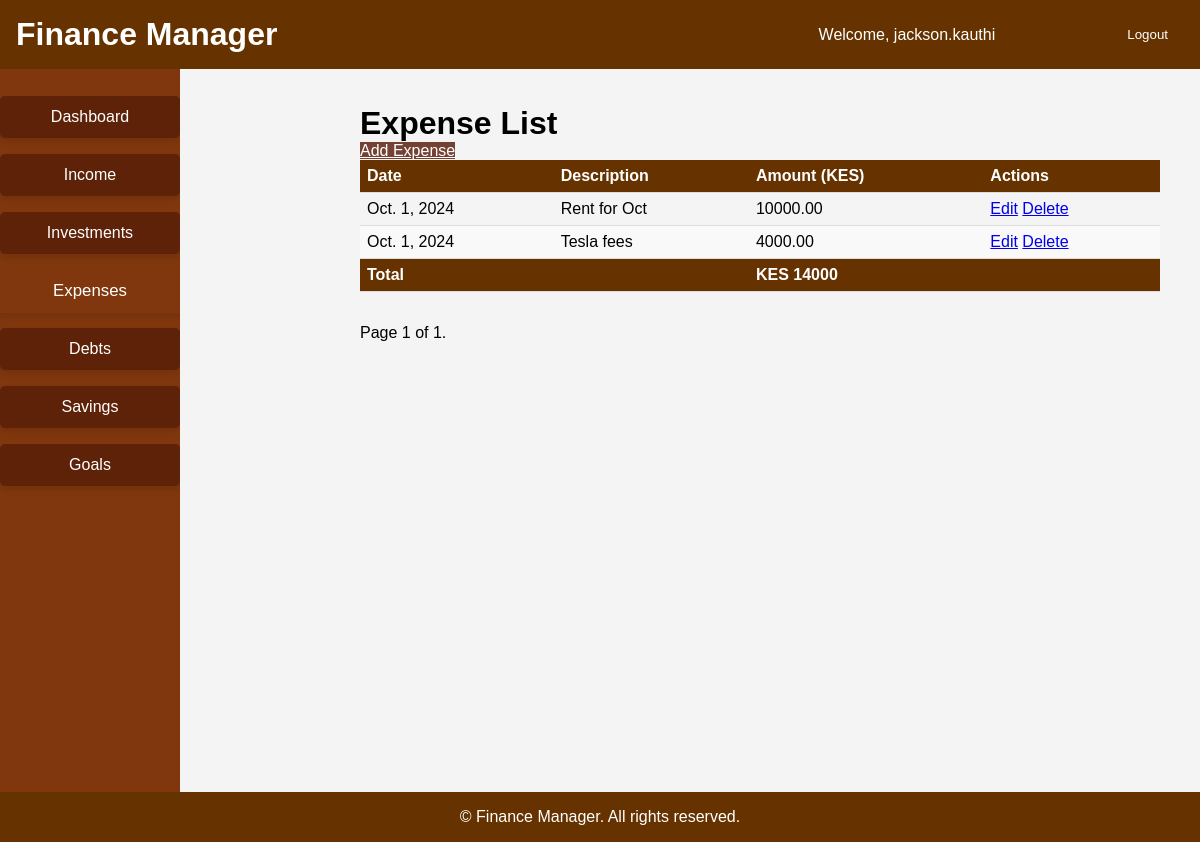
The app's page /budget/expenses/ (signed in) with its own data.
### budget/models.py (models this page shows, shortened)
class Expense(models.Model):
    category = models.ForeignKey(ExpenseCategory, on_delete=models.CASCADE, blank=False, null=False)
    amount = models.DecimalField(max_digits=10, decimal_places=2)
    date = models.DateField()
    description = models.TextField(blank=True, null=True)
    user = models.ForeignKey(User, on_delete=models.CASCADE, related_name='expenses')

### budget/views.py (the view)
# urls.py: path('expenses/', views.expense_list, name='expense_list'),
@login_required
def expense_list(request):
    try:
        now = timezone.now()
        year = int(request.GET.get('year', now.year))
        month = int(request.GET.get('month', now.month))
        start_of_month, end_of_month = get_start_and_end_of_month(year, month)
        expenses = Expense.objects.filter(user=request.user, date__range=(start_of_month, end_of_month))
        paginator = Paginator(expenses, 10)
        page_number = request.GET.get('page')
        page_obj = paginator.get_page(page_number)
        total_expenses = expenses.aggregate(Sum('amount'))['amount__sum'] or 0
        context = {
            'page_obj': page_obj,
            'total_expenses': total_expenses,
            'year': year,
            'month': month,
        }
        return render(request, 'budget/expense_list.html', context)
    except Exception as e:
        logger.error(f"Error loading expenses: {str(e)}")
        messages.error(request, "An error occurred while loading expenses. Please try again later.")
        return render(request, 'budget/expense_list.html', {'error': 'Unable to load expenses.'})

### budget/views.py (called while the page is built)
def get_start_and_end_of_month(year, month):
    start_of_month = timezone.make_aware(datetime(year, month, 1))
    last_day = calendar.monthrange(year, month)[1]
    end_of_month = timezone.make_aware(datetime(year, month, last_day, 23, 59, 59))
    return start_of_month, end_of_month

### templates/budget/expense_list.html (shortened to what this page needs)
{% extends 'base.html' %}
{% load static %}
{% block content %}
<link rel="stylesheet" href="{% static 'css/styles.css' %}">
<div class="main-container">
    <h1>Expense List</h1>
    <a href="{% url 'add_expense' %}" class="btn btn-primary add-button">Add Expense</a>
    <table class="table table-striped list-table">
        <thead>
            <tr>
                <th>Date</th>
                <th>Description</th>
                <th>Amount (KES)</th>
                <th>Actions</th>
            </tr>
        </thead>
        <tbody>
            {% for expense in page_obj %}
            <tr>
                <td>{{ expense.date }}</td>
                <td>{{ expense.description }}</td>
                <td>{{ expense.amount }}</td>
                <td>
                    <a href="{% url 'update_expense' expense.pk %}" class="btn btn-warning btn-sm">Edit</a>
                    <a href="{% url 'delete_expense' expense.pk %}" class="btn btn-danger btn-sm">Delete</a>
                </td>
            </tr>
            {% endfor %}
        </tbody>
        <tfoot>
            <tr>
                <th colspan="2">Total</th>
                <th>KES {{ total_expenses }}</th>
                <th></th>
            </tr>
        </tfoot>
    </table>
    <div class="pagination">
        <span class="step-links">
            <span class="current">
                Page {{ page_obj.number }} of {{ page_obj.paginator.num_pages }}.
            </span>
        </span>
    </div>
</div>
{% endblock %}

### templates/base.html (shortened to what this page needs)
{% load static %}
<!DOCTYPE html>
<html lang="en">
<head>
    <link rel="stylesheet" href="{% static 'css/styles.css' %}">
</head>
<body>
    <header>
        <div class="header-content">
            <h1>Finance Manager</h1>
            {% if user.is_authenticated %}
                <div class="user-info">
                    <span>Welcome, {{ user.username }}</span>
                    <form action="{% url 'logout' %}" method="post" style="display: inline;">
                        <button type="submit" class="logout">Logout</button>
                    </form>
                </div>
            {% else %}
                <div class="auth-links">
                    <a href="{% url 'login' %}">Login</a>
                    <a href="{% url 'signup' %}">Sign Up</a>
                </div>
            {% endif %}
        </div>
    </header>
    <div class="container">
        <nav class="card-nav">
            <ul>
                <li>
                    <a href="{% url 'dashboard' %}" class="nav-card {% if request.resolver_match.url_name == 'dashboard' %}active{% endif %}">
                        Dashboard
                    </a>
                </li>
                <li>
                    <a href="{% url 'income_list' %}" class="nav-card {% if request.resolver_match.url_name == 'income_list' %}active{% endif %}">
                        Income
                    </a>
                </li>
                <li>
                    <a href="{% url 'investment_list' %}" class="nav-card {% if request.resolver_match.url_name == 'investment_list' %}active{% endif %}">
                        Investments
                    </a>
                </li>
                <li>
                    <a href="{% url 'expense_list' %}" class="nav-card {% if request.resolver_match.url_name == 'expense_list' %}active{% endif %}">
                        Expenses
                    </a>
                </li>
                <li>
                    <a href="{% url 'debt_list' %}" class="nav-card {% if request.resolver_match.url_name == 'debt_list' %}active{% endif %}">
                        Debts
                    </a>
                </li>
                <li>
                    <a href="{% url 'savings_list' %}" class="nav-card {% if request.resolver_match.url_name == 'savings_list' %}active{% endif %}">
                        Savings
                    </a>
                </li>
                <li>
                    <a href="{% url 'goals_list' %}" class="nav-card {% if request.resolver_match.url_name == 'goals_list' %}active{% endif %}">
                        Goals
                    </a>
                </li>
            </ul>
        </nav>
        <div class="main-container">
            <main>
                {% block content %}
                {% endblock %}
            </main>
        </div>
    </div>
    <footer>
        &copy; {{ current_year }} Finance Manager. All rights reserved.
    </footer>
</body>
</html>

### budget/static/css/styles.css (style rules this page uses)
* { margin: 0; padding: 0; box-sizing: border-box; }
body { font-family: Arial, sans-serif; background-color: #f4f4f4; padding: 65px 0; }
header { background-color: #663300; color: #fff; padding: 1rem; position: fixed; width: 100%; top: 0; z-index: 1000; display: flex; justify-content: space-between; align-items: center; }
.header-content { display: flex; justify-content: space-between; align-items: center; width: 100%; }
.header-content h1 { margin: 0; }
.header-content .user-info, .header-content .auth-links { display: flex; align-items: center; }
.user-info span { margin-right: 1rem; }
.logout { background-color: #663300; color: #fff; border: none; padding: 0.5rem 1rem; border-radius: 4px; cursor: pointer; transition: background-color 0.3s ease; }
footer { background-color: #663300; color: #fff; text-align: center; padding: 1rem; position: fixed; width: 100%; bottom: 0; z-index: 1000; }
nav { width: 180px; background-color: #80370d; position: fixed; top: 64px; bottom: 0; padding: 2rem 0; z-index: 999; overflow-y: auto; }
nav ul { list-style: none; }
nav li { margin-bottom: 1rem; }
.nav-card { background-color: #5e2208; color: #fff; text-align: center; padding: 0.75rem; border-radius: 5px; text-decoration: none; display: block; transition: background-color 0.3s, transform 0.3s; box-shadow: 0 4px 6px rgba(0, 0, 0, 0.1); }
.nav-card:hover, .nav-card.active { background-color: #80370d; transform: scale(1.05); }
.main-container { margin-left: 160px; padding: 20px; min-height: calc(100vh - 128px); }
.btn-primary { margin-top: 15px; background-color: #744133; border-color: #744133; color: #ffffff; }
form { margin-left: 100px; }
.list-table { width: 100%; border-collapse: collapse; margin-bottom: 2rem; }
.list-table th, .list-table td { padding: 7px; text-align: left; border-bottom: 1px solid #ddd; }
.list-table th { background-color: #663300; color: #fff; font-weight: bold; }
.list-table tr:nth-child(even) { background-color: #f9f9f9; }

### records on screen
Expense: date "Oct. 1, 2024", description "Rent for Oct", amount "10000.00"
Expense: date "Oct. 1, 2024", description "Tesla fees", amount "4000.00"

### other values on screen
{{ user.username }} "jackson.kauthi"
{{ total_expenses }} "14000"
{{ page_obj.number }} "1"
{{ page_obj.paginator.num_pages }} "1"
